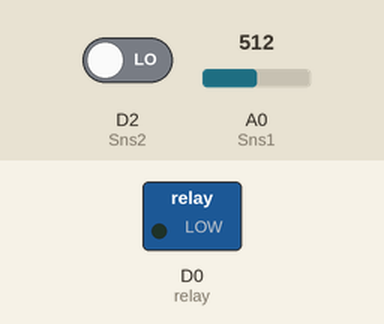
Simulated run of this sketch. Board: ESP8266 (NodeMCU). Shown: switched loads named in the sketch (green lamp = pin HIGH). Dashed ring = blinking. The test bench sets the inputs (shaded band); at power-on: A0 (Sns1) = 512, D2 (Sns2) LOW. WiFi joins after 1.5 s; servers stay silent unless stated; what the sketch prints to the serial monitor is not drawn.

Above: at 2.7 s.
2.8 s: A0 (Sns1) set to 803
4.3 s: A0 (Sns1) set to 826
At 5.0 s:
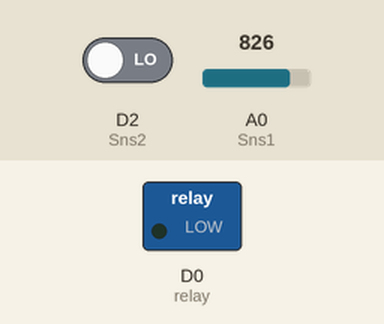
7.3 s: D2 (Sns2) driven HIGH
At 7.8 s:
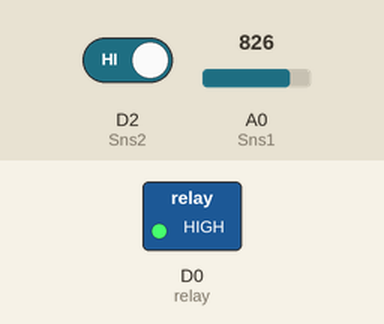
8.8 s: D2 (Sns2) driven LOW
At 9.3 s:
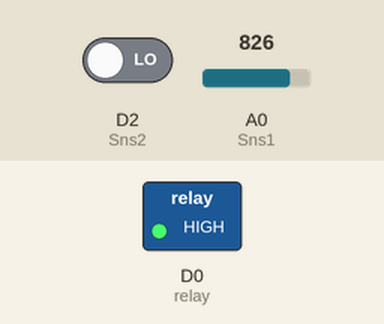
Timing chart, 0 to 57.8 s (numbered marks = the images above; inputs shaded):
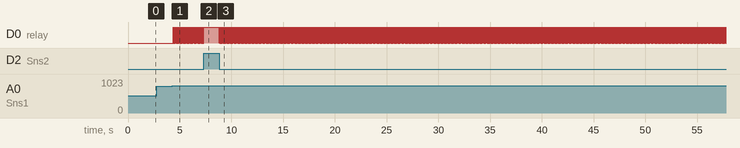

The sketch:

ALU_garden_Irrigation_apr07a.ino
```cpp
#include "arduino_secrets.h"
// ESP8266WiFi for esp8266 - Version: Latest

#include <ESP8266WiFi.h>
#include <SoftwareSerial.h>


/*
  Sketch generated by the Arduino IoT Cloud Thing "ALU garden Irrigation"
  https://create.arduino.cc/cloud/things/43c3a639-4bad-4ec7-b90d-5b355ebb881c

  Arduino IoT Cloud Variables description

  The following variables are automatically generated and updated when changes are made to the Thing

  float water;
  CloudLight off_on;
  int moisture_Sensor_1;
  int moisture_Sensor_2;
  bool status;

  Variables which are marked as READ/WRITE in the Cloud Thing will also have functions
  which are called when their values are changed from the Dashboard.
  These functions are generated with the Thing and added at the end of this sketch.
*/


#include "thingProperties.h"

const int Sns1 = A0;
const int relay = 16;
int Sns2 = 4;
int sensor1conv;
float percentvalue;

int var_sens2;
const int moredry =1023;
const int morewet =0;


//D6 = Rx & D5 = Tx
SoftwareSerial nodemcu(D6, D5);


void setup() {
  // Initialize serial and wait for port to open:

  pinMode(Sns1,INPUT);
  pinMode(Sns2,INPUT);
  pinMode(relay, OUTPUT);


  Serial.begin(9600);
  // This delay gives the chance to wait for a Serial Monitor without blocking if none is found
  delay(1500);

  // Defined in thingProperties.h
  initProperties();

  // Connect to Arduino IoT Cloud
  ArduinoCloud.begin(ArduinoIoTPreferredConnection);

  /*
     The following function allows you to obtain more information
     related to the state of network and IoT Cloud connection and errors
     the higher number the more granular information you’ll get.
     The default is 0 (only errors).
     Maximum is 4
 */
  nodemcu.begin(9600);
  while (!Serial) continue;
  digitalWrite(relay, LOW);
  setDebugMessageLevel(2);
  ArduinoCloud.printDebugInfo();

}

void loop() {
  ArduinoCloud.update();
  // Your code here

  // String flowRate=nodemcu.readStringUntil('\r');

  sensor1conv=analogRead(Sns1);

  percentvalue = ( 100 - ( (sensor1conv/1023.00) * 100 ) );
  Serial.println(percentvalue);
  Serial.println(digitalRead(Sns2));

  if(digitalRead(Sns2)==1){
    var_sens2=0;
  }
  else{
    var_sens2=1;
  }

  moisture_Sensor_1=percentvalue;

  moisture_Sensor_2=var_sens2;

  water = nodemcu.read();
  Serial.println(water);
  Serial.println(off_on);


  if(percentvalue>=20 && percentvalue<=95){

    digitalWrite(relay, LOW);
    Serial.println("Current not Flowing");
    status=false;

  }
  else{
    digitalWrite(relay, HIGH);
    Serial.println("Current Flowing");
    status=true;


  }

  if((digitalRead(relay)==1) &&(digitalRead(Sns2)==1)){
    digitalWrite(relay, HIGH);
    Serial.println("Current not Flowing");
    status=true;
  }
  else{
    digitalWrite(relay, LOW);
    Serial.println("Current Flowing");
    status=false;

  }


  }


/*
  Since OffOn is READ_WRITE variable, onOffOnChange() is
  executed every time a new value is received from IoT Cloud.
*/
void onOffOnChange()  {
  // Add your code here to act upon OffOn change

  if(off_on==1){
    digitalWrite(relay, HIGH);
    status=true;
  }
  else{
    digitalWrite(relay, LOW);
    status=false;

  }
}
```

arduino_secrets.h
```cpp
#define SECRET_SSID ""
#define SECRET_PASS ""
#define SECRET_DEVICE_KEY ""
```

thingProperties.h
```cpp
// Code generated by Arduino IoT Cloud, DO NOT EDIT.

#include <ArduinoIoTCloud.h>
#include <Arduino_ConnectionHandler.h>

const char DEVICE_LOGIN_NAME[]  = "4752104a-e06b-46b8-be09-182266f530bb";

const char SSID[]               = SECRET_SSID;    // Network SSID (name)
const char PASS[]               = SECRET_PASS;    // Network password (use for WPA, or use as key for WEP)
const char DEVICE_KEY[]  = SECRET_DEVICE_KEY;    // Secret device password

void onOffOnChange();

float water;
CloudLight off_on;
int moisture_Sensor_1;
int moisture_Sensor_2;
bool status;

void initProperties(){

  ArduinoCloud.setBoardId(DEVICE_LOGIN_NAME);
  ArduinoCloud.setSecretDeviceKey(DEVICE_KEY);
  ArduinoCloud.addProperty(water, READ, ON_CHANGE, NULL);
  ArduinoCloud.addProperty(off_on, READWRITE, ON_CHANGE, onOffOnChange);
  ArduinoCloud.addProperty(moisture_Sensor_1, READ, ON_CHANGE, NULL);
  ArduinoCloud.addProperty(moisture_Sensor_2, READ, ON_CHANGE, NULL);
  ArduinoCloud.addProperty(status, READ, ON_CHANGE, NULL);

}

WiFiConnectionHandler ArduinoIoTPreferredConnection(SSID, PASS);
```

Measured:
- the behaviour switches between 818 and 819 on A0 (Sns1) (found by bisection; images 0 and 1)
- after the input at 4.3 s, D0 (relay): alternates HIGH for 0.02 s and LOW for 0.04 s, starting after 0.06 s
- after the input at 7.3 s, D0 (relay): goes on until 7.3 s, then stays HIGH
- after the input at 8.8 s, D0 (relay): alternates HIGH for 0.02 s and LOW for 0.04 s, starting at once
